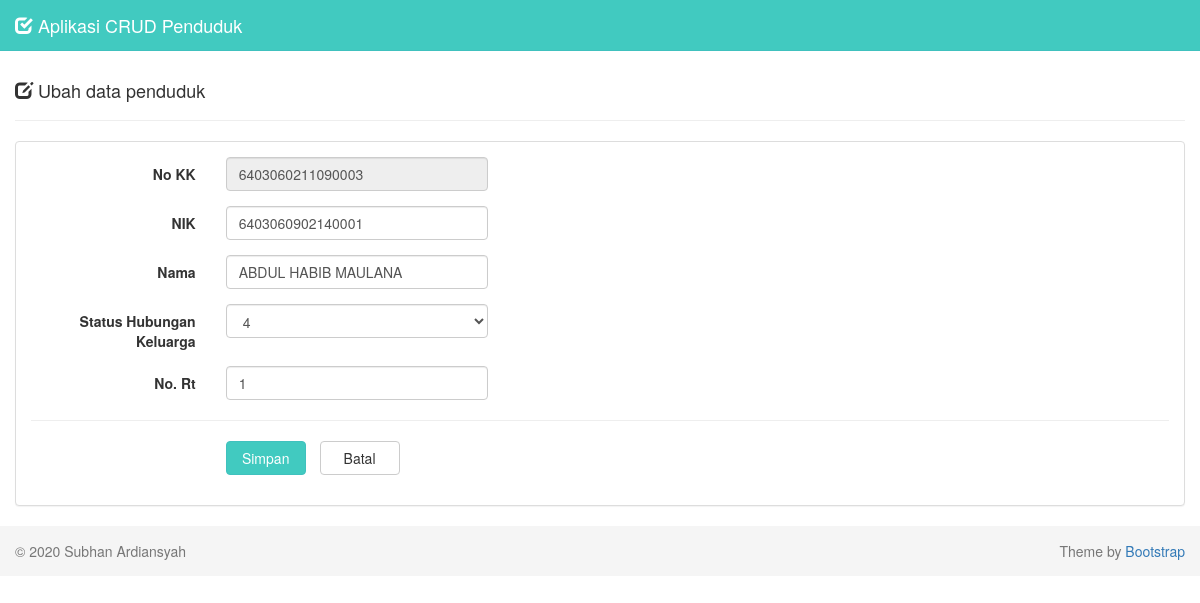
The page /?page=ubah&id=6403060211090003 on the database its author committed.
### tables this page shows
CREATE TABLE `data_penduduk` (
  `no_kk` varchar(100) NOT NULL,
  `nik` varchar(100) NOT NULL,
  `nama_lengkap` varchar(100) NOT NULL,
  `id_stat_hbkel` int(100) NOT NULL,
  `no_rt` int(100) NOT NULL,
  `tanggal_create` datetime DEFAULT NULL,
  `tanggal_update` datetime DEFAULT NULL
);

### penduduk.php (called while the page is built, shortened)
<?php
   class penduduk
   {
       function get_penduduk($no_kk)
       {
           $db = new database();
           $mysqli = $db->connect();
           $sql = "SELECT * FROM data_penduduk WHERE no_kk='$no_kk'";
           $result = $mysqli->query($sql);
           $data   = $result->fetch_assoc();
           return $data;
       }
   }
   ?>

### form-ubah.php (the view, shortened to what this page needs)
<div class="row">
  <div class="col-md-12">
    <div class="page-header">
      <h4>
        <i class="glyphicon glyphicon-edit"></i>
        Ubah data penduduk
      </h4>
    </div>
    <?php
    $no_kk = $_GET['id'];
    if (isset($no_kk)) {
      require_once 'penduduk.php';
      $penduduk = new penduduk();
      $data = $penduduk->get_penduduk($no_kk);
      $no_kk          = $data['no_kk'];
      $nik            = $data['nik'];
      $nama_lengkap   = $data['nama_lengkap'];
      $id_stat_hbkel  = $data['id_stat_hbkel'];
      $no_rt          = $data['no_rt'];
    }
    ?>
    <div class="panel panel-default">
      <div class="panel-body">
        <form class="form-horizontal" method="POST" action="proses-ubah.php">
          <div class="form-group">
            <label class="col-sm-2 control-label">No KK</label>
            <div class="col-sm-3">
              <input type="number" class="form-control" name="no_kk" value="<?php echo $no_kk; ?>" readonly>
            </div>
          </div>
          <div class="form-group">
            <label class="col-sm-2 control-label">NIK</label>
            <div class="col-sm-3">
              <input type="number" class="form-control" name="nik" autocomplete="off" maxlength="16" value="<?php echo $nik; ?>" required>
            </div>
          </div>
          <div class="form-group">
            <label class="col-sm-2 control-label">Nama</label>
            <div class="col-sm-3">
              <input type="text" class="form-control" name="nama_lengkap" autocomplete="off" value="<?php echo $nama_lengkap; ?>" required>
            </div>
          </div>
          <div class="form-group">
            <label class="col-sm-2 control-label">Status Hubungan Keluarga</label>
            <div class="col-sm-3">
              <select class="form-control" name="id_stat_hbkel" placeholder="Pilih Status" required>
                <option value="<?php echo $id_stat_hbkel; ?>"><?php echo $id_stat_hbkel; ?></option>
              </select>
            </div>
          </div>
          <div class="form-group">
            <label class="col-sm-2 control-label">No. Rt</label>
            <div class="col-sm-3">
              <input type="text" class="form-control" name="no_rt" autocomplete="off" maxlength="2" onKeyPress="return goodchars(event,'0123456789',this)" value="<?php echo $no_rt; ?>" required>
            </div>
          </div>
          <hr />
          <div class="form-group">
            <div class="col-sm-offset-2 col-sm-10">
              <input type="submit" class="btn btn-success btn-submit" name="simpan" value="Simpan">
              <a href="index.php" class="btn btn-default btn-reset">Batal</a>
            </div>
          </div>
        </form>
      </div>
    </div>
  </div>
</div>

### assets/css/style.css (style rules this page uses)
body { padding-top: 40px; }
.btn-success { background-color: #41cac0; border-color: #40c1be; color: #fff; }
.btn-submit { width: 80px; }
.btn-reset { width: 80px; margin-left: 10px; }

### rows shown on the page
data_penduduk: no_kk "6403060211090003", nik "6403060902140001", nama_lengkap "ABDUL HABIB MAULANA", id_stat_hbkel "4", no_rt "1"
